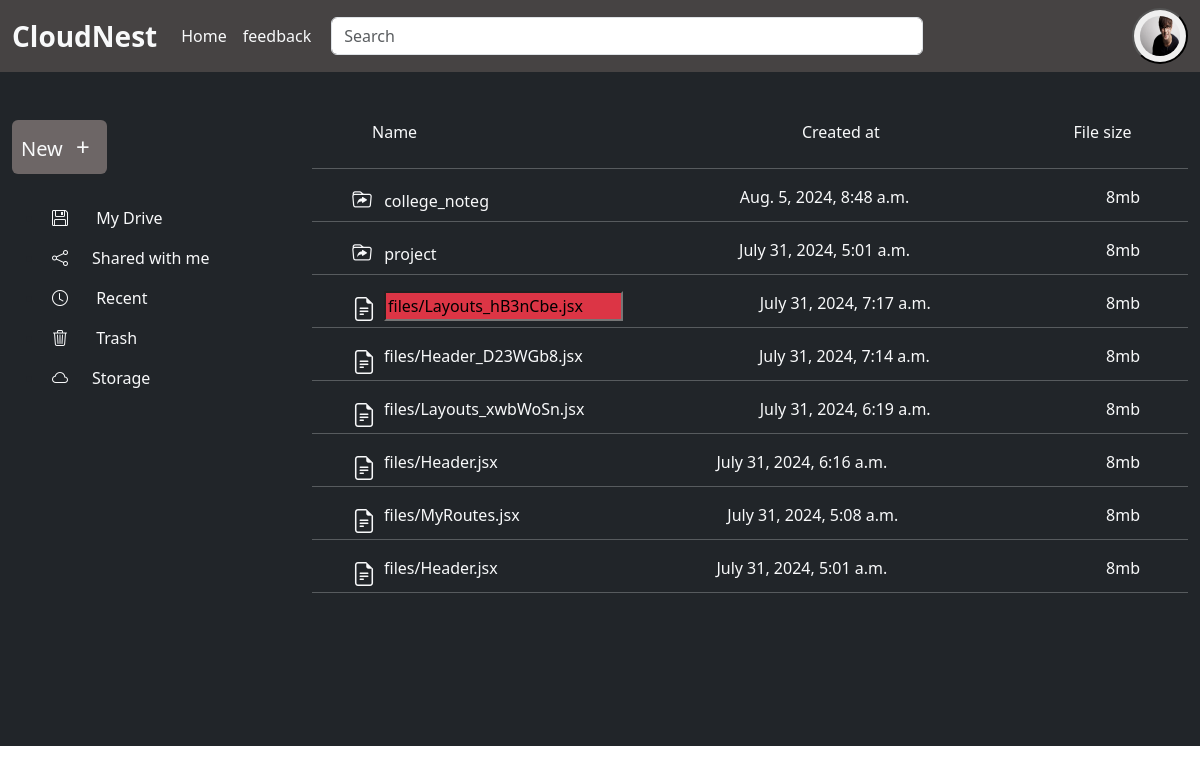
Before: /cloudNest/renameFile/6 (signed in) with the older database file.
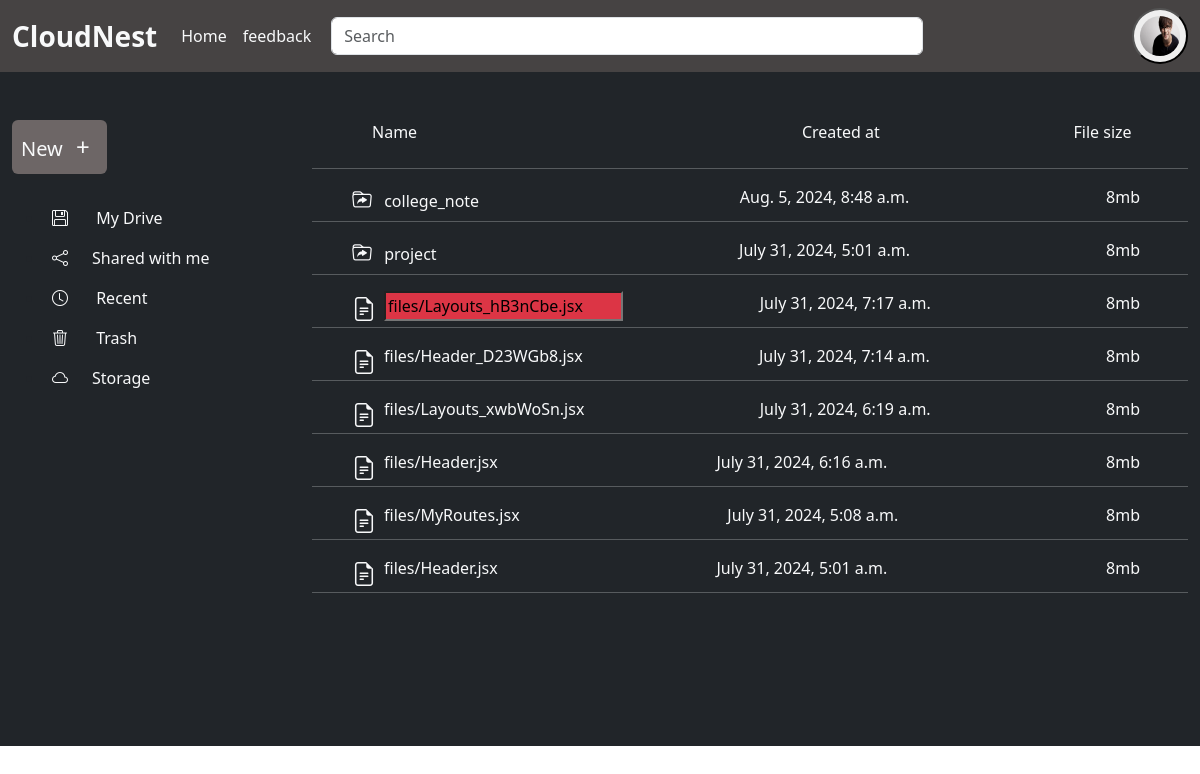
After: the same page with the newer database file.
### drive/models.py (models this page shows, shortened)
class Folder(models.Model):
    folderName= models.CharField(max_length=50,default='Folder',null=True)
    folderUser = models.ForeignKey(User,on_delete=models.CASCADE,null=True)
    created_at = models.DateTimeField(auto_now_add=True)

### drive/views.py (the view, shortened to what this page needs)
# urls.py: path('cloudNest/renameFile/<int:renameFile_id>', renameFile, name='renameFile'),
def renameFile(request,renameFile_id):
    if request.user.is_authenticated:
        folders = Folder.objects.filter(folderUser=request.user).order_by('-id')
        files = File.objects.filter(fileUser=request.user).order_by('-id')
        file_instance = get_object_or_404(File, id=renameFile_id, fileUser=request.user)
    context = {
        'folders':folders,
        'files':files,
        'rename_id': renameFile_id
    }
    return render(request,'renameFIle.html',context)

### drive/templates/renameFIle.html (shortened to what this page needs)
    {% extends "index.html" %}
    {% block content %}
    {% include 'leftContainer.html' %}
    <div class="container-fluid w-75 float-end bg-dark position-relative me-0 pb-3" style="height:auto;padding-bottom: 23px;">
            <div class="container d-flex justify-content-between w-75 ms-5 mt-5 pb-2 sticky-top  text-light">
                <div class="name w-50">Name</div>
                <div class="owner w-25">Created at</div>
                <div class="file_size " style="margin-right: -20%;">File size</div>
            </div>
            <div class="list-group overflow-y-scroll  p-0" style="height:72.3vh;">
            {% if folders %}
                {% for folder in folders %}
                    <div style="position: relative;">
                        <hr class="text-light">
                        <a href="{% url 'folder' folder.id %}" class="double-click-link context_items text-decoration-none text-light d-flex justify-content-between ps-4 pe-4 pt-0" style="height: 20px;">
                            <div class="folder_name w-25 ps-3"><i class="bi bi-folder-symlink pe-2 fs-5"></i>
                                {{ folder.folderName }}
                            </div>
                            <div class="folder_name">{{folder.created_at}}</div>
                            <div class="folder_name pe-4">8mb</div>
                        </a>
                    </div>
                {% endfor %}
            {% endif %}
            {% if files %}
                {% for file in files %}
                    <hr class="text-light">
                    <a href="" id="fileRightClick" class="context_items_file text-decoration-none text-light d-flex justify-content-between ps-4 pe-4 pt-0" style="height: 20px;">
                        <div class="folder_name file_name_width ps-3 d-flex "><i class="bi bi-file-earmark-text fs-4 pe-2"></i>
                            {% if file.id == rename_id %}
                            <form action="{% url 'renameFile' file.id %}" method="POST"  id="renameform_file">
                                <input type="text" name="renameFile" id="renameFile" value="{{ file.file }}" class="smallForm bg-danger">
                            </form>
                            {% else %}
                            {{ file.file }}
                        {% endif %}
                        </div>
                        <div class="folder_name">{{file.created_at}}</div>
                        <div class="folder_name pe-4">8mb</div>
                    </a>
                {% endfor %}
            {% endif %}
            <hr class="text-light">
        </div>
        </div>
    {% endblock content %}

Changed rows visible on the page:
changed Folder: folderName "college_noteg" → "college_note"
